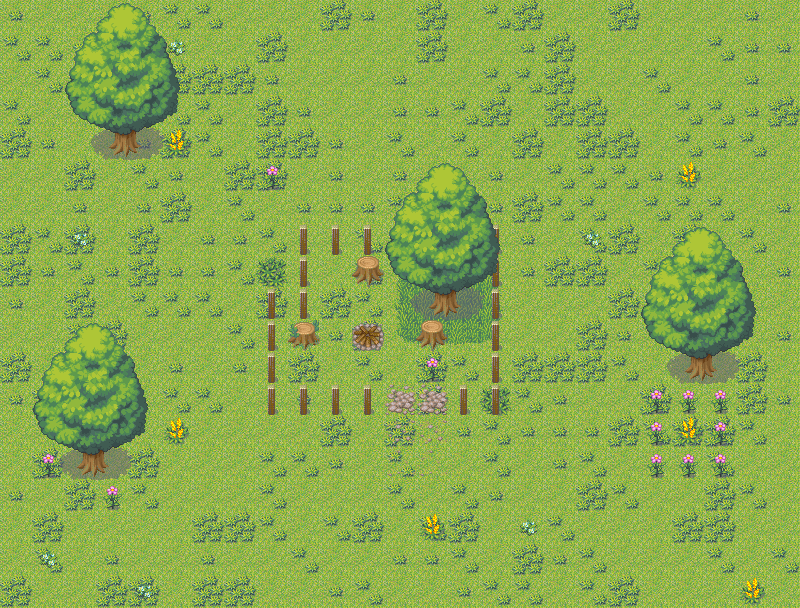

A 2D game scene composited from a Tiled map and its tileset images. What follows is a short description and the map's XML, with every tile layer's data as written:
An orthogonal 25x19 tile map with 32x32 px tiles, 5 tile layers (Ground1, Ground2, Ground3, Ground4, ...) and 3 objects (Pos1, Pos3, Pos2).

<map version="1.0" tiledversion="1.1.4" orientation="orthogonal" renderorder="right-down" width="25" height="19" tilewidth="32" tileheight="32" infinite="0" nextobjectid="4">
 <tileset firstgid="1" name="tileset_campo" tilewidth="32" tileheight="32" tilecount="80" columns="8">
  <properties>
   <property name="campo_config" value="assets/tillemaps/tilesets/campo_config.txt" />
  </properties>
  <image source="tilesets/tileset_campo.png" width="256" height="320" />
 </tileset>
 <layer name="Ground1" width="25" height="19">
  <data encoding="csv">
1,1,1,1,1,1,1,1,1,1,1,1,1,1,1,1,1,1,1,1,1,1,1,1,1,
1,1,1,1,1,1,1,1,1,1,1,1,1,1,1,1,1,1,1,1,1,1,1,1,1,
1,1,1,1,1,1,1,1,1,1,1,1,1,1,1,1,1,1,1,1,1,1,1,1,1,
1,1,1,1,1,1,1,1,1,1,1,1,1,1,1,1,1,1,1,1,1,1,1,1,1,
1,1,1,1,1,1,1,1,1,1,1,1,1,1,1,1,1,1,1,1,1,1,1,1,1,
1,1,1,1,1,1,1,1,1,1,1,1,1,1,1,1,1,1,1,1,1,1,1,1,1,
1,1,1,1,1,1,1,1,1,1,1,1,1,1,1,1,1,1,1,1,1,1,1,1,1,
1,1,1,1,1,1,1,1,1,1,1,1,1,1,1,1,1,1,1,1,1,1,1,1,1,
1,1,1,1,1,1,1,1,1,1,1,1,1,1,1,1,1,1,1,1,1,1,1,1,1,
1,1,1,1,1,1,1,1,1,1,1,1,1,1,1,1,1,1,1,1,1,1,1,1,1,
1,1,1,1,1,1,1,1,1,1,1,1,1,1,1,1,1,1,1,1,1,1,1,1,1,
1,1,1,1,1,1,1,1,1,1,1,1,1,1,1,1,1,1,1,1,1,1,1,1,1,
1,1,1,1,1,1,1,1,1,1,1,1,1,1,1,1,1,1,1,1,1,1,1,1,1,
1,1,1,1,1,1,1,1,1,1,1,1,1,1,1,1,1,1,1,1,1,1,1,1,1,
1,1,1,1,1,1,1,1,1,1,1,1,1,1,1,1,1,1,1,1,1,1,1,1,1,
1,1,1,1,1,1,1,1,1,1,1,1,1,1,1,1,1,1,1,1,1,1,1,1,1,
1,1,1,1,1,1,1,1,1,1,1,1,1,1,1,1,1,1,1,1,1,1,1,1,1,
1,1,1,1,1,1,1,1,1,1,1,1,1,1,1,1,1,1,1,1,1,1,1,1,1,
1,1,1,1,1,1,1,1,1,1,1,1,1,1,1,1,1,1,1,1,1,1,1,1,1
</data>
 </layer>
 <layer name="Ground2" width="25" height="19">
  <data encoding="csv">
3,38,39,39,3,2,2,38,40,39,12,3,39,12,39,2,12,39,40,12,40,38,38,3,39,
2,2,3,2,2,39,40,40,12,39,38,38,40,12,39,39,3,12,39,40,39,40,2,3,3,
38,2,38,3,39,12,12,12,3,38,38,39,3,40,38,2,2,12,40,38,2,39,39,3,40,
2,39,39,12,39,2,2,40,12,3,40,38,3,3,2,12,40,12,12,38,40,2,2,3,12,
12,3,38,38,3,12,2,40,12,12,3,40,2,39,2,40,12,38,12,12,38,2,3,2,39,
38,40,12,40,2,3,38,12,12,40,3,40,3,38,40,3,39,2,2,2,3,40,40,40,38,
39,40,3,40,3,12,38,2,40,3,3,3,2,38,2,3,12,2,2,38,2,2,2,38,3,
12,2,12,39,12,39,3,3,2,39,40,2,38,40,12,40,3,39,2,12,38,12,39,2,40,
12,3,2,3,12,3,3,2,39,38,38,2,17,18,18,19,3,12,12,39,2,3,40,40,3,
3,39,12,40,2,2,2,38,12,40,12,2,25,26,26,27,39,40,38,12,40,38,38,38,38,
39,38,2,12,39,38,39,2,38,38,3,12,33,34,34,35,40,39,12,3,40,3,39,38,3,
12,40,2,2,40,3,38,3,38,12,40,2,38,12,2,40,12,12,12,2,40,40,38,12,40,
3,12,40,2,38,2,2,40,38,3,39,39,3,12,40,39,2,3,39,39,12,38,39,12,3,
39,38,2,40,38,40,40,40,40,40,12,40,12,38,3,2,3,3,3,12,2,12,12,2,38,
40,12,40,39,12,39,40,38,2,2,3,39,2,40,39,2,39,3,2,38,38,3,2,40,40,
3,40,12,40,2,40,38,40,2,39,40,38,2,40,2,3,40,39,12,2,38,40,12,2,40,
38,12,39,38,39,38,12,12,2,38,2,12,40,2,12,40,39,2,38,38,40,12,12,40,38,
40,2,39,3,39,38,3,40,40,2,39,38,3,3,2,40,12,3,2,40,39,39,2,38,2,
12,39,40,12,12,40,12,12,40,39,3,2,40,39,3,2,2,40,2,12,38,38,40,39,40
</data>
 </layer>
 <layer name="Ground3" width="25" height="19">
  <data encoding="csv">
0,0,0,0,0,0,0,0,0,0,0,0,0,0,0,0,0,0,0,0,0,0,0,0,0,
0,0,0,0,0,11,0,0,0,0,0,0,0,0,0,0,0,0,0,0,0,0,0,0,0,
0,0,0,0,0,0,0,0,0,0,0,0,0,0,0,0,0,0,0,0,0,0,0,0,0,
0,0,0,0,0,0,0,0,0,0,0,0,0,0,0,0,0,0,0,0,0,0,0,0,0,
0,0,0,0,0,7,0,0,0,0,0,0,0,0,0,0,0,0,0,0,0,0,0,0,0,
0,0,0,0,0,0,0,0,24,0,0,0,0,0,0,0,0,0,0,0,0,7,0,0,0,
0,0,0,0,0,0,0,0,0,0,0,0,0,0,0,0,0,0,0,0,0,0,0,0,0,
0,0,11,0,0,0,0,0,0,0,0,0,11,0,0,0,0,0,11,0,0,0,0,0,0,
0,0,0,0,0,0,0,0,16,0,0,0,0,0,0,0,0,0,0,0,0,0,0,0,0,
0,0,0,0,0,0,0,0,0,0,0,0,0,0,0,0,0,0,0,0,0,0,0,0,0,
0,0,0,0,0,0,0,0,0,0,0,0,0,0,0,0,0,0,0,0,0,0,0,0,0,
0,0,0,11,0,0,0,0,0,0,0,0,0,24,0,0,0,0,0,0,0,0,0,0,0,
0,0,0,0,0,0,0,0,0,0,0,0,6,6,0,16,0,0,0,0,24,24,24,0,0,
0,0,0,0,0,7,0,0,0,0,0,0,14,14,0,0,0,0,0,0,24,7,24,0,0,
0,24,0,0,0,0,0,0,0,0,0,0,22,22,0,0,0,0,0,0,24,24,24,0,0,
0,0,0,24,0,0,0,0,0,0,0,0,0,0,0,0,0,0,0,0,0,0,0,0,0,
0,0,0,0,0,0,0,0,0,0,0,0,0,7,0,0,11,0,0,0,0,0,0,0,0,
0,11,0,0,0,0,0,0,0,0,0,0,0,0,0,0,0,0,0,0,0,0,0,0,0,
0,0,0,0,11,0,0,0,0,0,0,0,0,0,0,0,0,0,0,0,0,0,0,7,0
</data>
 </layer>
 <layer name="Ground4" width="25" height="19">
  <data encoding="csv">
0,0,0,0,0,0,0,0,0,0,0,0,0,0,0,0,0,0,0,0,0,0,0,0,0,
0,0,0,0,0,0,0,0,0,0,0,0,0,0,0,0,0,0,0,0,0,0,0,0,0,
0,0,0,0,0,0,0,0,0,0,0,0,0,0,0,0,0,0,0,0,0,0,0,0,0,
0,0,0,0,0,0,0,0,0,0,0,0,0,0,0,0,0,0,0,0,0,0,0,0,0,
0,0,0,0,0,0,0,0,0,0,0,0,0,0,0,0,0,0,0,0,0,0,0,0,0,
0,0,0,0,0,0,0,0,0,0,0,0,0,0,0,0,0,0,0,0,0,0,0,0,0,
0,0,0,0,0,0,0,0,0,0,0,0,0,0,0,0,0,0,0,0,0,0,0,0,0,
0,0,0,0,0,0,0,0,0,23,23,23,23,23,23,23,0,0,0,0,0,0,0,0,0,
0,0,0,0,0,0,0,0,0,23,0,5,0,0,0,23,0,0,0,0,0,0,0,0,0,
0,0,0,0,0,0,0,0,23,23,0,0,0,0,0,23,0,0,0,0,0,0,0,0,0,
0,0,0,0,0,0,0,0,23,13,0,31,0,5,0,23,0,0,0,0,0,0,0,0,0,
0,0,0,0,0,0,0,0,23,0,0,0,0,0,0,23,0,0,0,0,0,0,0,0,0,
0,0,0,0,0,0,0,0,23,23,23,23,0,0,23,23,0,0,0,0,0,0,0,0,0,
0,0,0,0,0,0,0,0,0,0,0,0,0,0,0,0,0,0,0,0,0,0,0,0,0,
0,0,0,0,0,0,0,0,0,0,0,0,0,0,0,0,0,0,0,0,0,0,0,0,0,
0,0,0,0,0,0,0,0,0,0,0,0,0,0,0,0,0,0,0,0,0,0,0,0,0,
0,0,0,0,0,0,0,0,0,0,0,0,0,0,0,0,0,0,0,0,0,0,0,0,0,
0,0,0,0,0,0,0,0,0,0,0,0,0,0,0,0,0,0,0,0,0,0,0,0,0,
0,0,0,0,0,0,0,0,0,0,0,0,0,0,0,0,0,0,0,0,0,0,0,0,0
</data>
 </layer>
 <layer name="Ground5" width="25" height="19">
  <data encoding="csv">
0,0,41,42,43,44,0,0,0,0,0,0,0,0,0,0,0,0,0,0,0,0,0,0,0,
0,0,49,50,51,52,0,0,0,0,0,0,0,0,0,0,0,0,0,0,0,0,0,0,0,
0,0,57,58,59,60,0,0,0,0,0,0,0,0,0,0,0,0,0,0,0,0,0,0,0,
0,0,65,66,67,68,0,0,0,0,0,0,0,0,0,0,0,0,0,0,0,0,0,0,0,
0,0,73,74,75,76,0,0,0,0,0,0,0,0,0,0,0,0,0,0,0,0,0,0,0,
0,0,0,0,0,0,0,0,0,0,0,0,41,42,43,44,0,0,0,0,0,0,0,0,0,
0,0,0,0,0,0,0,0,0,0,0,0,49,50,51,52,0,0,0,0,0,0,0,0,0,
0,0,0,0,0,0,0,0,0,0,0,0,57,58,59,60,0,0,0,0,41,42,43,44,0,
0,0,0,0,0,0,0,0,0,0,0,0,65,66,67,68,0,0,0,0,49,50,51,52,0,
0,0,0,0,0,0,0,0,0,0,0,0,73,74,75,76,0,0,0,0,57,58,59,60,0,
0,41,42,43,44,0,0,0,0,0,0,0,0,0,0,0,0,0,0,0,65,66,67,68,0,
0,49,50,51,52,0,0,0,0,0,0,0,0,0,0,0,0,0,0,0,73,74,75,76,0,
0,57,58,59,60,0,0,0,0,0,0,0,0,0,0,0,0,0,0,0,0,0,0,0,0,
0,65,66,67,68,0,0,0,0,0,0,0,0,0,0,0,0,0,0,0,0,0,0,0,0,
0,73,74,75,76,0,0,0,0,0,0,0,0,0,0,0,0,0,0,0,0,0,0,0,0,
0,0,0,0,0,0,0,0,0,0,0,0,0,0,0,0,0,0,0,0,0,0,0,0,0,
0,0,0,0,0,0,0,0,0,0,0,0,0,0,0,0,0,0,0,0,0,0,0,0,0,
0,0,0,0,0,0,0,0,0,0,0,0,0,0,0,0,0,0,0,0,0,0,0,0,0,
0,0,0,0,0,0,0,0,0,0,0,0,0,0,0,0,0,0,0,0,0,0,0,0,0
</data>
 </layer>
 <objectgroup name="Objetos">
  <object id="1" name="Pos1" x="288" y="97" width="29" height="29" />
  <object id="2" name="Pos3" x="513" y="96" width="29" height="29" />
  <object id="3" name="Pos2" x="385" y="129" width="29" height="29" />
 </objectgroup>
</map>
